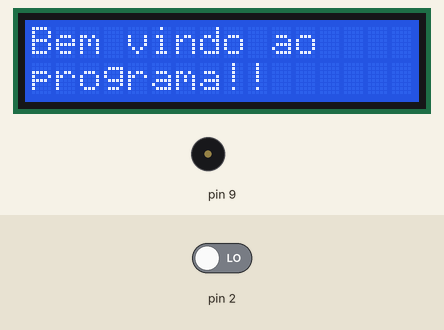
Bench run of a sketch on a simulated Arduino Uno, built with avr-gcc and run on an emulated ATmega328P. On the bench: 16×2 character LCD, buzzer (waves = sounding). Inputs (shaded band) come from the test bench; at power-on: pin 2 LOW.

Above: at 0.1 s.
At 4.2 s:
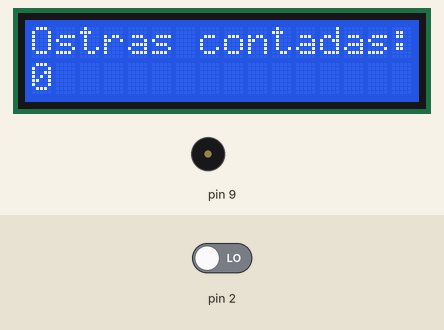
4.3 s: pin 2 driven HIGH
At 5.1 s:
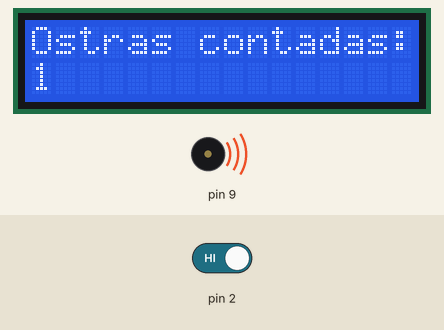
Timing chart, 0 to 7.3 s (numbered marks = the images above; inputs shaded):
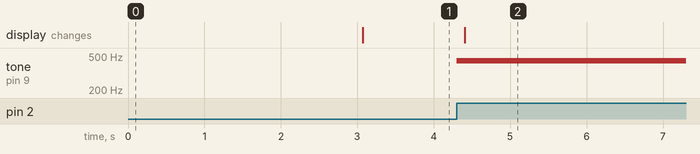

Measured:
- after the input at 4.3 s, tone on pin 9: silent → 440 Hz at once; the display: changes after 0.10 s (image 2)

The sketch:

TestefuncionalRDsensor.ino
```cpp
/*
Main programa de Arduino para desenvolvimento de uma máquina seletora de ostras.
*/

#include<LiquidCrystal.h>

LiquidCrystal lcd(8,7,6,5,4,10);

/*
int_contador será usado para contabilizar os objetos
int_OnOff
int_flag_OnOff
*/
int contador =0;
int OnOff=0;
int flag_OnOff;


void setup()
{
/*
 Setar primeira mensagem de boas vindas no LCD.
*/
  lcd.begin(16,2);
  lcd.setCursor(0,0);
  lcd.print("Bem vindo ao");
  lcd.setCursor(0,1);
  lcd.print("programa!!");
  pinMode(2,INPUT);
  pinMode(9, OUTPUT);

  delay(3000);
  lcd.clear();
}

void loop()
{
/*
 Setar mensagem a ser exibida no display durante a contagem.
*/
  lcd.setCursor(0,0);
  lcd.print("Ostras contadas:");
  lcd.setCursor(0,1);
  lcd.print(contador);
/*
 Desenvolver loop para analisar a mudança do sensor e contabilizar a passagem de um objeto.
*/
  if(digitalRead(2)==HIGH)
  {
  /*
   Criar função para acionar o buzzer a cada objeto assionado pelo sensor.
  */
    OnOff=1;
    //digitalWrite(9,HIGH);
    tone(9, 440, 100); // play tone 57 (A4 = 440 Hz);
  }
  else
  {
    OnOff=-1;
    digitalWrite(9,LOW);
  }
  if((flag_OnOff == -1)&& (OnOff ==1))
  {
    contador++;
    delay(100);
  }
  flag_OnOff=OnOff;
}
```
